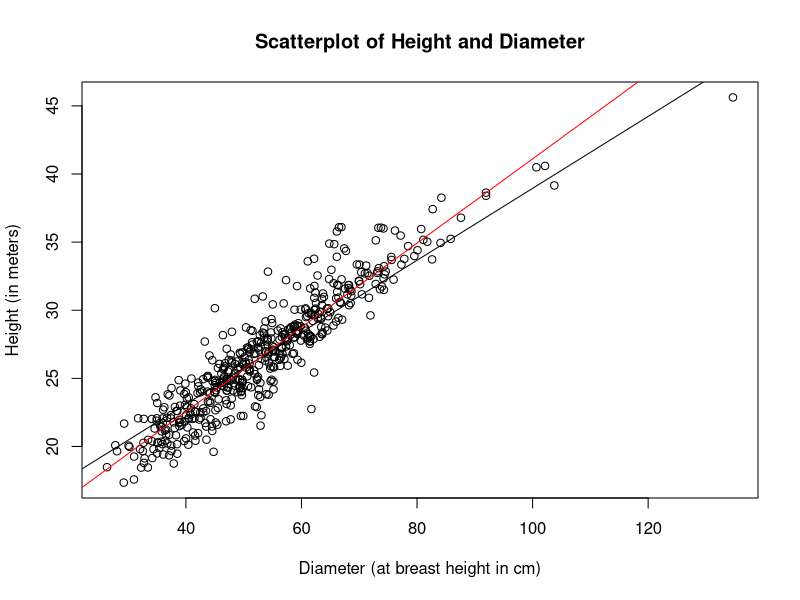
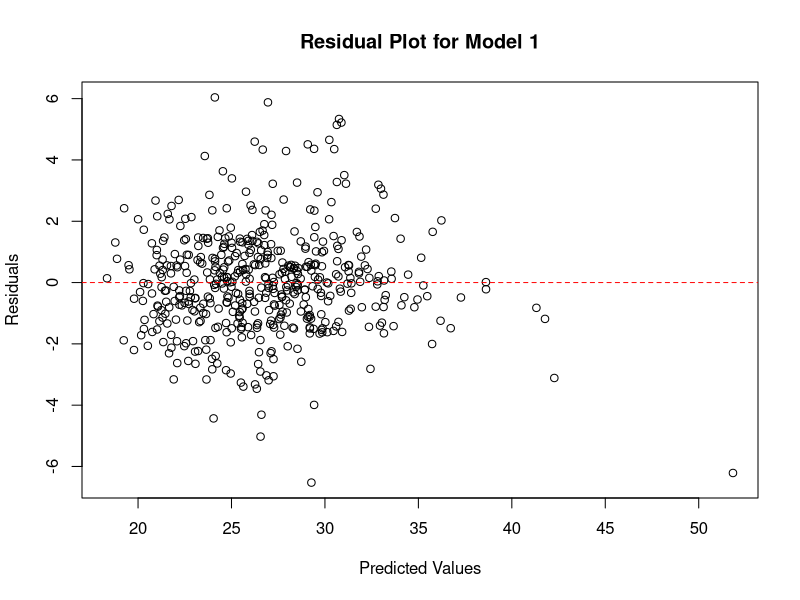
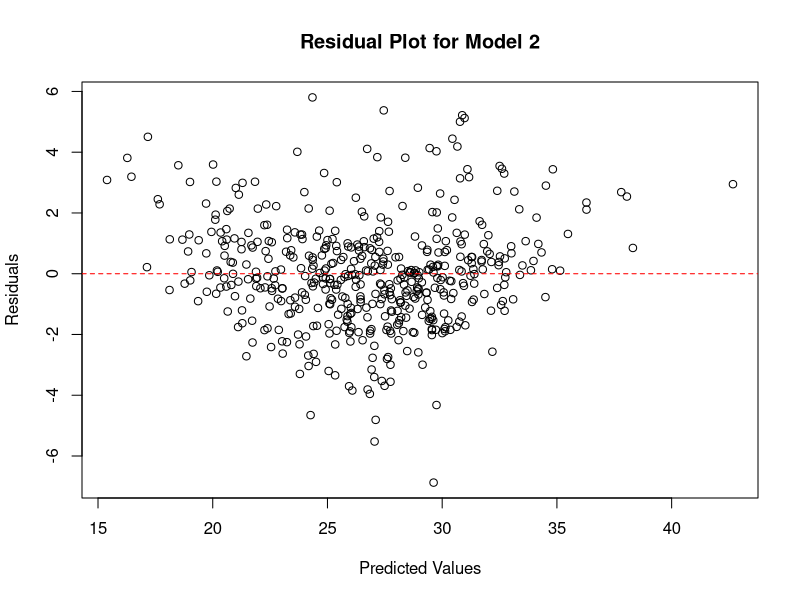
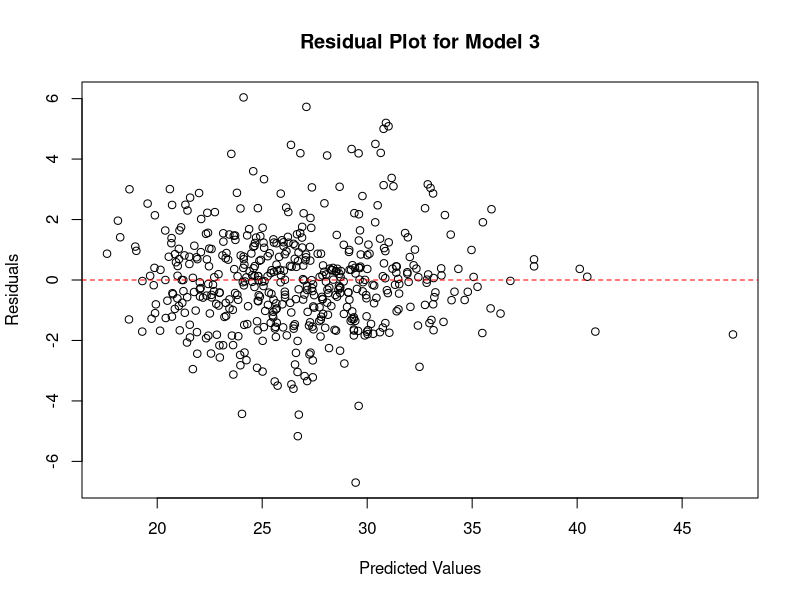
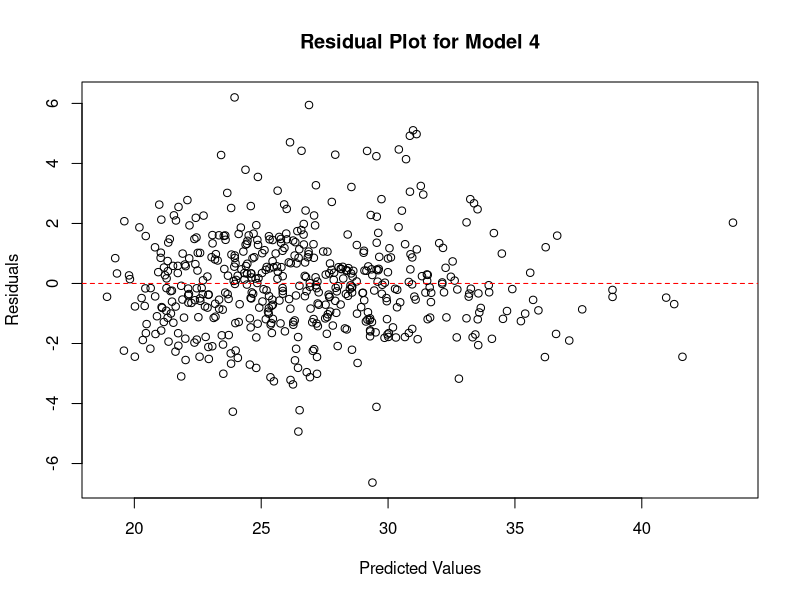
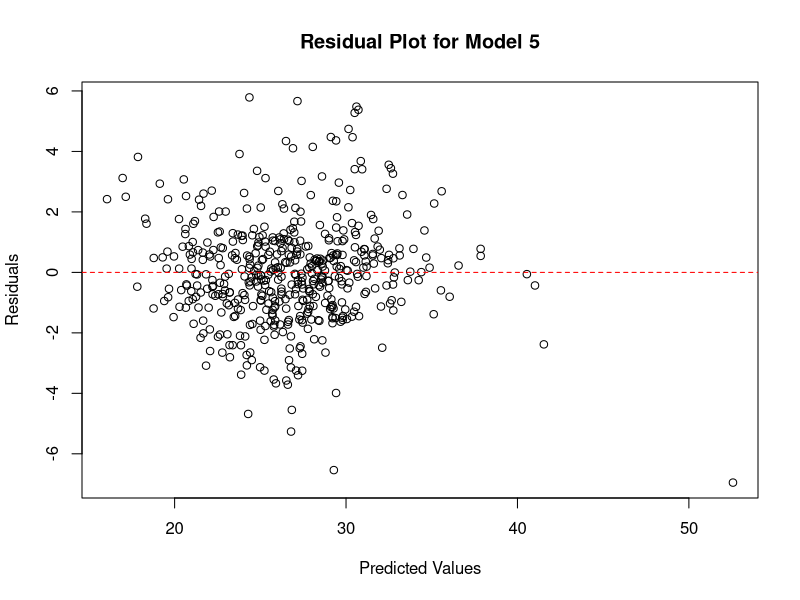
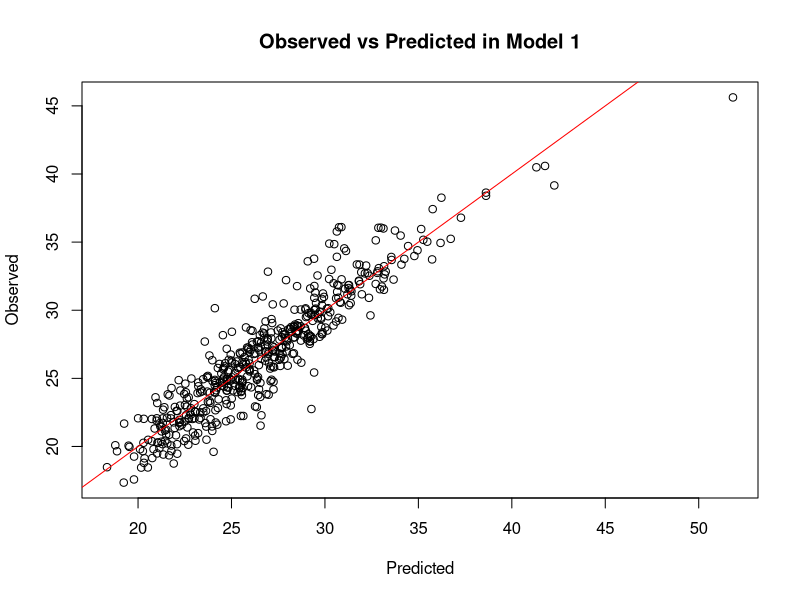
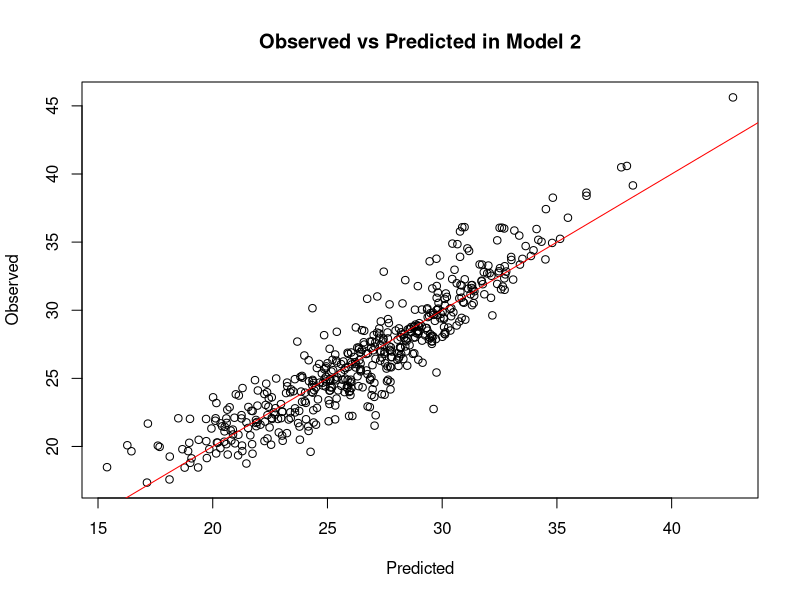

Write R code to recreate these figures, in order.
## ---- chunk 1
knitr::opts_chunk$set(echo = TRUE)
## ---- chunk 2
# reading libaries
library(tidyverse) # for read-csv (not necessary, but it's what I like to use)
library(ModelMetrics)
## ---- chunk 3
# reading data
# note: data was obtained through a given docx, which I made into a google doc, then copy pasted to google sheets, then saved as a csv
# note: the data we were given is about 10% of the data they used, so our graphs will look slightly different
metasequoia <- read_csv("data/metasequoia_data.csv")
## ---- chunk 4
# data exploration
metasequoia %>%
  pivot_longer(col = c("height", "diameter"),
               names_to = "datatype",
               values_to = "values") %>%
  group_by(datatype) %>%
  summarise(mean = mean(values),
            max = max(values),
            min = min(values),
            sd = sd(values)) %>%
  t()
## ---- chunk 5
# models
metasequoia_model1 <- lm(height ~ diameter, data = metasequoia)
metasequoia_model2 <- lm(height ~ I(log(diameter)), data = metasequoia)
metasequoia_model3 <- lm(height ~ diameter + I(diameter^2), data = metasequoia)
metasequoia_model4 <- lm(height ~ I(diameter^2) + I(diameter^3), data = metasequoia)
metasequoia_model5 <- lm(height ~ I(diameter^-1) + I(diameter^2), data = metasequoia)
# about non-linear models: not sure how to do it and this code is broken
# metasequoia_model8 <- nls(height ~ 1.3 + a1 * (1 - exp(-a1 * diameter))^a2, data = metasequoia, start = list(a1 = 1, a2 = 1))
## ---- chunk 6
# Fig 2. Scatter diagram of the tree height and dbh of a single Metasequoia tree.
plot(height ~ diameter, data = metasequoia, main = "Scatterplot of Height and Diameter", xlab = "Diameter (at breast height in cm)", ylab = "Height (in meters)")
abline(a = 12.546, b = 0.264) # the paper's data's trendline
abline(metasequoia_model1, col = "red") # trendline for model 1
## ---- chunk 7
#par(mfrow = c(2, 3))
# making residuals plot for model 1
plot(resid(metasequoia_model1) ~ predict(metasequoia_model1), main = "Residual Plot for Model 1", xlab = "Predicted Values", ylab = "Residuals")
abline(h = 0,col = "red",lty = 2)
# making residuals plot for model 2
plot(resid(metasequoia_model2) ~ predict(metasequoia_model2), main = "Residual Plot for Model 2", xlab = "Predicted Values", ylab = "Residuals")
abline(h = 0,col = "red",lty = 2)
# making residuals plot for model 3
plot(resid(metasequoia_model3) ~ predict(metasequoia_model3), main = "Residual Plot for Model 3", xlab = "Predicted Values", ylab = "Residuals")
abline(h = 0,col = "red",lty = 2)
# making residuals plot for model 4
plot(resid(metasequoia_model4) ~ predict(metasequoia_model4), main = "Residual Plot for Model 4", xlab = "Predicted Values", ylab = "Residuals")
abline(h = 0,col = "red",lty = 2)
# making residuals plot for model 5
plot(resid(metasequoia_model5) ~ predict(metasequoia_model5), main = "Residual Plot for Model 5", xlab = "Predicted Values", ylab = "Residuals")
abline(h = 0,col = "red",lty = 2)
## ---- chunk 8
#par(mfrow = c(2, 3))
# predicted vs observed for model 1
plot(height ~ predict(metasequoia_model1), data = metasequoia, main = "Observed vs Predicted in Model 1", xlab = "Predicted", ylab = "Observed")
abline(a = 0, b = 1, col = "red")
# predicted vs observed for model 2
plot(height ~ predict(metasequoia_model2), data = metasequoia, main = "Observed vs Predicted in Model 2", xlab = "Predicted", ylab = "Observed")
abline(a = 0, b = 1, col = "red")
# predicted vs observed for model 3
plot(height ~ predict(metasequoia_model3), data = metasequoia, main = "Observed vs Predicted in Model 3", xlab = "Predicted", ylab = "Observed")
abline(a = 0, b = 1, col = "red")
# predicted vs observed for model 4
plot(height ~ predict(metasequoia_model4), data = metasequoia, main = "Observed vs Predicted in Model 4", xlab = "Predicted", ylab = "Observed")
abline(a = 0, b = 1, col = "red")
# predicted vs observed for model 5
plot(height ~ predict(metasequoia_model5), data = metasequoia, main = "Observed vs Predicted in Model 5", xlab = "Predicted", ylab = "Observed")
abline(a = 0, b = 1, col = "red")
## ---- chunk 9
# calculating bias
mean((predict(metasequoia_model1) - metasequoia$height) / metasequoia$height) * 100
mean((predict(metasequoia_model2) - metasequoia$height) / metasequoia$height) * 100
mean((predict(metasequoia_model3) - metasequoia$height) / metasequoia$height) * 100
mean((predict(metasequoia_model4) - metasequoia$height) / metasequoia$height) * 100
mean((predict(metasequoia_model5) - metasequoia$height) / metasequoia$height) * 100
## ---- chunk 10
# calculating RMSE
# we want the lowest value which is model 4
rmse(metasequoia_model1) # can also use: rmse(metasequoia$height, predict(metasequoia_model1))
rmse(metasequoia_model2)
rmse(metasequoia_model3)
rmse(metasequoia_model4)
rmse(metasequoia_model5)
## ---- chunk 11
# calculating AIC
# we want the lowest value which is model 4
AIC(metasequoia_model1)
AIC(metasequoia_model2)
AIC(metasequoia_model3)
AIC(metasequoia_model4)
AIC(metasequoia_model5)
## ---- chunk 12
# calculating R^2adj
# we want the highest value which is model 4
summary(metasequoia_model1)$adj.r.squared
summary(metasequoia_model2)$adj.r.squared
summary(metasequoia_model3)$adj.r.squared
summary(metasequoia_model4)$adj.r.squared
summary(metasequoia_model5)$adj.r.squared
